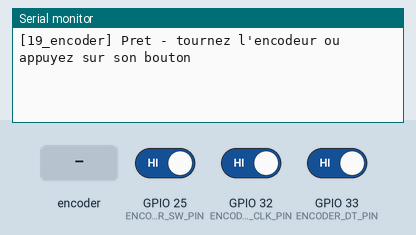
Recording of a sketch running on a simulated ESP32. On the bench: the last lines printed to the serial monitor. The test bench sets the inputs (shaded band); at power-on: GPIO 25 (ENCODER_SW_PIN) HIGH, GPIO 32 (ENCODER_CLK_PIN) HIGH, GPIO 33 (ENCODER_DT_PIN) HIGH.

Above: at 1.4 s.
1.5 s: rotary encoder on GPIO 32 (ENCODER_CLK_PIN) / GPIO 33 (ENCODER_DT_PIN) turned 1 step (first pin leading)
At 2.6 s:
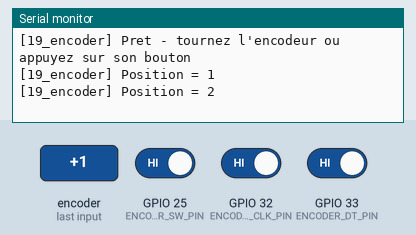
3.2 s: GPIO 25 (ENCODER_SW_PIN) driven LOW
At 4.0 s:
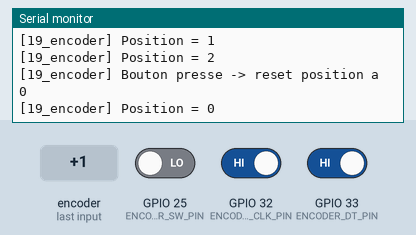
4.7 s: rotary encoder on GPIO 32 (ENCODER_CLK_PIN) / GPIO 33 (ENCODER_DT_PIN) turned 3 steps (first pin leading)
At 6.6 s:
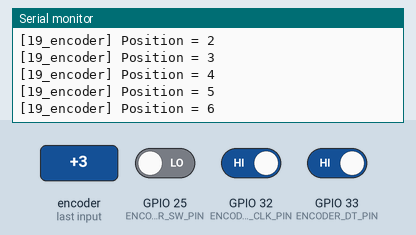
Timing chart, 0 to 8.1 s (numbered marks = the images above; inputs shaded):
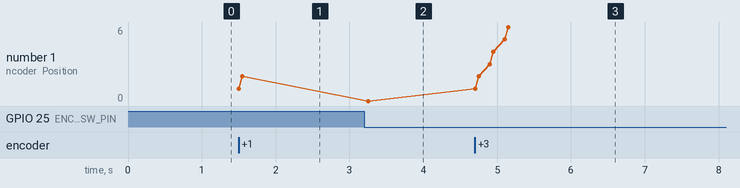

Measured:
- after the input at 1.5 s, the serial monitor: prints a new line at once (image 1)
- after the input at 3.2 s, the serial monitor: prints a new line after 0.05 s (image 2)
- after the input at 4.7 s, the serial monitor: prints a new line at once (image 3)
- plotted number 1: 2 → 0 after the input at 3.2 s, 0 → 6 after the input at 4.7 s

The sketch:

19_encoder.ino
```cpp
/*
 * Projet 19 - Encodeur rotatif incrémental (type KY-040)
 * Cible : ESP32 / Uno
 * But : compter les crans de rotation via interruptions materielles,
 * et lire le bouton poussoir integre a l'encodeur.
 */

#include <Arduino.h>

const uint8_t ENCODER_CLK_PIN = 32;
const uint8_t ENCODER_DT_PIN  = 33;
const uint8_t ENCODER_SW_PIN  = 25;

volatile long encoderPosition = 0;
volatile bool lastClkState = HIGH;

const unsigned long BUTTON_DEBOUNCE_MS = 50;
unsigned long lastButtonEdgeTime = 0;
bool lastButtonRaw = HIGH;
bool lastButtonStable = HIGH;

// Routine d'interruption : appelee a chaque changement d'etat de CLK
void IRAM_ATTR onEncoderChange() {
  bool clkState = digitalRead(ENCODER_CLK_PIN);
  if (clkState != lastClkState) {
    bool dtState = digitalRead(ENCODER_DT_PIN);
    if (dtState != clkState) {
      encoderPosition++;
    } else {
      encoderPosition--;
    }
  }
  lastClkState = clkState;
}

void setup() {
  Serial.begin(115200);
  delay(200);

  pinMode(ENCODER_CLK_PIN, INPUT_PULLUP);
  pinMode(ENCODER_DT_PIN, INPUT_PULLUP);
  pinMode(ENCODER_SW_PIN, INPUT_PULLUP);

  lastClkState = digitalRead(ENCODER_CLK_PIN);
  attachInterrupt(digitalPinToInterrupt(ENCODER_CLK_PIN), onEncoderChange, CHANGE);

  Serial.println("[19_encoder] Pret - tournez l'encodeur ou appuyez sur son bouton");
}

void loop() {
  static long lastReportedPosition = 0;
  long currentPosition = encoderPosition; // copie atomique locale

  if (currentPosition != lastReportedPosition) {
    lastReportedPosition = currentPosition;
    Serial.printf("[19_encoder] Position = %ld\n", currentPosition);
  }

  // Anti-rebond logiciel du bouton poussoir de l'encodeur
  bool raw = digitalRead(ENCODER_SW_PIN);
  if (raw != lastButtonRaw) {
    lastButtonEdgeTime = millis();
    lastButtonRaw = raw;
  }
  if ((millis() - lastButtonEdgeTime) > BUTTON_DEBOUNCE_MS) {
    if (raw != lastButtonStable) {
      lastButtonStable = raw;
      if (lastButtonStable == LOW) {
        Serial.println("[19_encoder] Bouton presse -> reset position a 0");
        encoderPosition = 0;
      }
    }
  }
}
```
